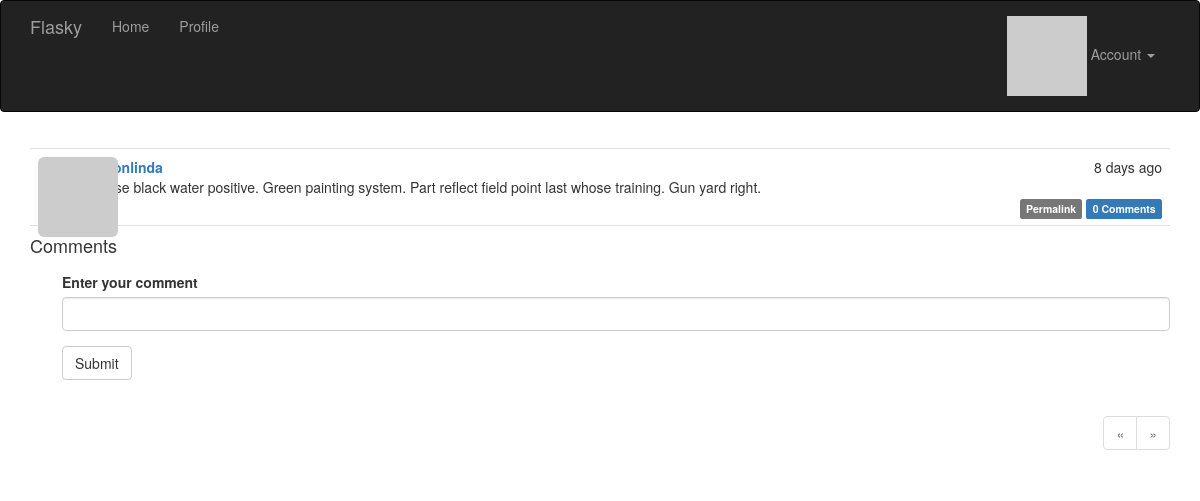
Page /post/13 (signed in) on the committed database.
### app/models.py (models this page shows, shortened)
class Post(db.Model):
    __tablename__ = 'posts'
    id = db.Column(db.Integer, primary_key=True)
    body = db.Column(db.Text)
    body_html = db.Column(db.Text)
    timestamp = db.Column(db.DateTime, index=True, default=datetime.utcnow)
    author_id = db.Column(db.Integer, db.ForeignKey('users.id'))
    comments = db.relationship('Comment', backref='post', lazy='dynamic')

class User(UserMixin, db.Model):
    __tablename__ = 'users'
    id = db.Column(db.Integer, primary_key=True)
    email = db.Column(db.String(64), unique=True, index=True)
    username = db.Column(db.String(64), unique=True, index=True)
    role_id = db.Column(db.Integer, db.ForeignKey('roles.id'))
    password_hash = db.Column(db.String(128))
    confirmed = db.Column(db.Boolean, default=False)
    name = db.Column(db.String(64))
    location = db.Column(db.String(64))
    about_me = db.Column(db.Text())
    member_since = db.Column(db.DateTime(), default=datetime.utcnow)
    last_seen = db.Column(db.DateTime(), default=datetime.utcnow)
    avatar_hash = db.Column(db.String(32))
    posts = db.relationship('Post', backref='author', lazy='dynamic')
    followed = db.relationship('Follow', foreign_keys=[Follow.follower_id],
                               backref=db.backref('follower', lazy='joined'),
                               lazy='dynamic',
                               cascade='all, delete-orphan')
    followers = db.relationship('Follow', foreign_keys=[Follow.followed_id],
                                backref=db.backref('followed', lazy='joined'),
                                lazy='dynamic',
                                cascade='all, delete-orphan')
    comments = db.relationship('Comment', backref='author', lazy='dynamic')
    @property
    def password(self):
        raise AttributeError('password is not a readable attribute')
    def can(self, perm):
        return self.role is not None and self.role.has_permission(perm)
    def is_administrator(self):
        return self.can(Permission.ADMIN)
    def ping(self):
        self.last_seen = datetime.utcnow()
        db.session.add(self)
    def gravatar_hash(self):
        return hashlib.md5(self.email.lower().encode('utf-8')).hexdigest()
    def gravatar(self, size=100, default='identicon', rating='g'):
        url = 'https://secure.gravatar.com/avatar'
        hash = self.avatar_hash or self.gravatar_hash()
        return '{url}/{hash}?s={size}&d={default}&r={rating}'.format(
            url=url, hash=hash, size=size, default=default, rating=rating)

### app/main/views.py (the view)
@main.route('/post/<int:id>', methods=['GET', 'POST'])
def post(id):
    post = Post.query.get_or_404(id)
    form = CommentForm()
    if form.validate_on_submit():
        comment = Comment(body=form.body.data, post=post, author=current_user._get_current_object())
        db.session.add(comment)
        db.session.commit()
        flash('Your comment has been published.')
        return redirect(url_for('.post', id=post.id, page=-1))
    page = request.args.get('page', 1, type=int)
    if page == -1:
        page = (post.comments.count() - 1) // \
            current_app.config['FLASKY_COMMENTS_PER_PAGE'] + 1
    pagination = post.comments.order_by(Comment.timestamp.asc()).paginate(page=page,
                                                                         per_page=current_app.config['FLASKY_COMMENTS_PER_PAGE'],
                                                                          error_out=False)
    comments = pagination.items
    return render_template('post.html', posts=[post], form=form, comments=comments, pagination=pagination)

### app/main/forms.py
class CommentForm(FlaskForm):
    body = StringField('Enter your comment', validators=[DataRequired()])
    submit = SubmitField('Submit')

### app/auth/views.py (called while the page is built)
@auth.before_app_request
def before_request():
    if current_user.is_authenticated:
        current_user.ping()
        if not current_user.confirmed \
                and request.endpoint \
                and request.blueprint != 'auth' \
                and request.endpoint != 'static':
            return redirect(url_for('auth.unconfirmed'))

### app/main/__init__.py (called while the page is built)
@main.app_context_processor
def inject_permissions():
    return dict(Permission=Permission)

### app/models.py (called while the page is built)
@login_manager.user_loader
def load_user(user_id):
    return User.query.get(int(user_id))

    def has_permission(self, perm):
        return self.permissions & perm == perm

### app/templates/post.html (shortened to what this page needs)
{% extends 'base.html' %}
{% import 'bootstrap/wtf.html' as wtf %}
{% import '_macros.html' as macros %}
{% block page_content %}
{% include '_posts.html' %}
<h4 id="comments">Comments</h4>
{% if current_user.can(Permission.COMMENT) %}
<div class="comment-form">
    {{ wtf.quick_form(form) }}
</div>
{% endif %}
{% if pagination %}
<div class="pagination">
    {{ macros.pagination_widget(pagination, '.post', fragment='#comments', id=posts[0].id) }}
</div>
{% endif %}
{% endblock %}

### app/templates/_posts.html
<ul class="posts">
    {% for post in posts %}
    <li class="post">
        <div class="post-thumbnail">
            <a href="{{ url_for('.user', username=post.author.username) }}">
                <img class="img-rounded profile-thumbnail" src="{{ post.author.gravatar(size=40) }}">
            </a>
        </div>
        <div class="post-content">
            <div class="post-date">{{ moment(post.timestamp).fromNow() }}</div>
            <div class="post-author"><a href="{{ url_for('.user', username=post.author.username) }}">{{ post.author.username }}</a></div>
            <div class="post-body">
                {% if post.body_html %}
                    {{ post.body_html | safe }}
                {% else %}
                    {{ post.body }}
                {% endif %}
            </div>
            <div class="post-footer">
                {% if current_user == post.author %}
                <a href="{{ url_for('.edit', id=post.id) }}">
                    <span class="label label-primary">Edit</span>
                </a>
                {% elif current_user.is_administrator() %}
                <a href="{{ url_for('.edit', id=post.id) }}">
                    <span class="label danger">Edit [Admin]</span>
                </a>
                {% endif %}
                <a href="{{ url_for('.post', id=post.id) }}">
                    <span class="label label-default">Permalink</span>
                </a>
                <a href="{{ url_for('.post', id=post.id)}}#comments">
                    <span class="label label-primary">{{ post.comments.count() }} Comments</span>
                </a>
            </div>
        </div>
    </li>
    {% endfor %}
</ul>

### app/static/styles.css (style rules this page uses)
.profile-thumbnail { position: absolute; }
ul.posts { list-style-type: none; padding: 0px; margin: 16px 0px 0px 0px; border-top: 1px solid #e0e0e0; }
ul.posts li.post { padding: 8px; border-bottom: 1px solid #e0e0e0; }
div.post-date { float: right; }
div.post-author { font-weight: bold; }
div.post-thumbnail { position: absolute; }
div.post-content { margin-left: 48px; min-height: 48px; }
div.post-footer { text-align: right; }
div.comment-form { margin: 16px 0px 16px 32px; }
div.pagination { width: 100%; text-align: right; padding: 0px; margin: 0px; }

### rows in the picture
Post: timestamp "8 days ago", author.username "waltonlinda", body "Whose black water positive. Green painting system. Part reflect field point last whose training. Gun yard right.", comments.count "0"
